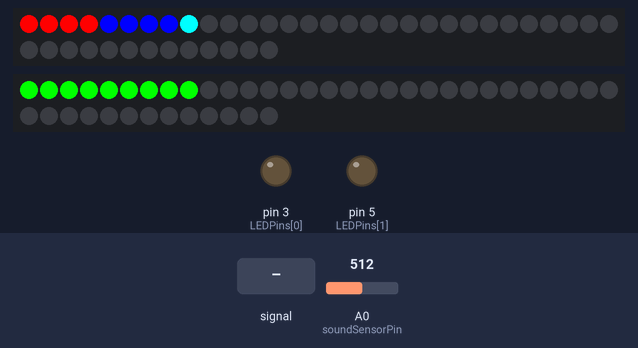
The sketch below on a simulated Arduino Uno, built with avr-gcc and run on an emulated ATmega328P. On the bench: 2 × 43 RGB LEDs in strip order, left to right, continuing on the next row, output pins drawn as LEDs (lit = HIGH). Inputs (shaded band) come from the test bench; at power-on: A0 (soundSensorPin) = 512. The strip is taken to match the declared colour order.

Above: at 1.2 s.
1.3 s: A0 (soundSensorPin) fed a 2 Hz sine of ±306 counts around its level
At 2.5 s:
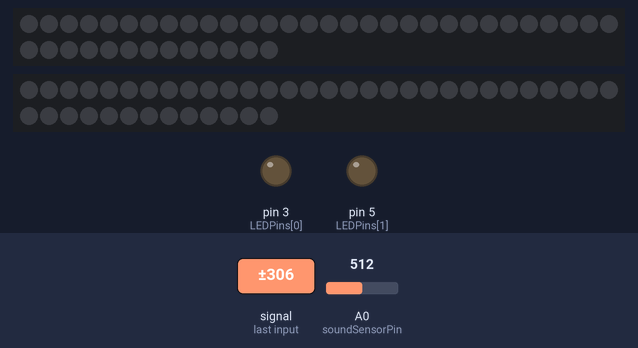
4.2 s: A0 (soundSensorPin) set to 900
At 5.8 s:
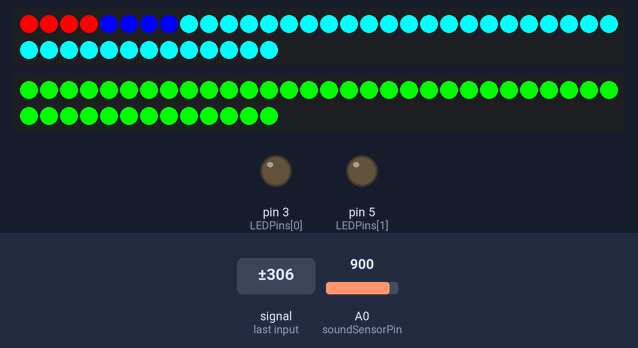
6.1 s: A0 (soundSensorPin) set to 407
7.6 s: A0 (soundSensorPin) set to 387
At 9.1 s:
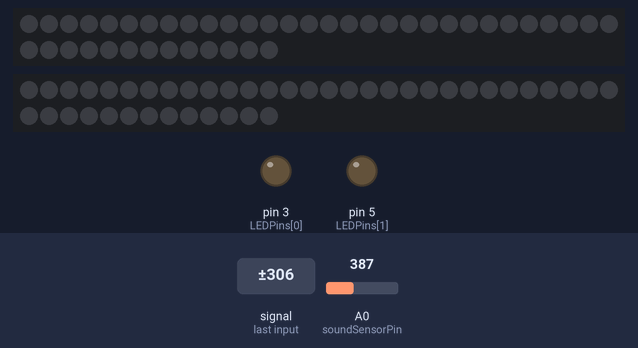
9.4 s: A0 (soundSensorPin) fed a 200 Hz sine of ±255 counts around its level
At 10.3 s:
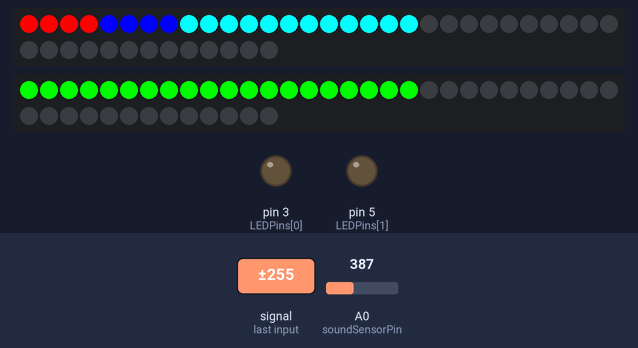
Timing chart, 0 to 12.1 s (numbered marks = the images above; inputs shaded):
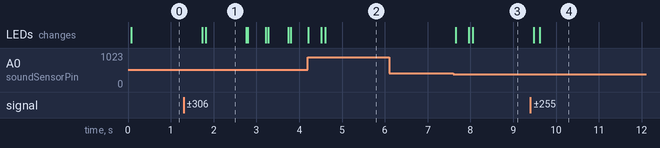

Measured:
- the behaviour switches between 401 and 400 on A0 (soundSensorPin) (found by bisection; images 2 and 3)
- after the input at 1.3 s, the LEDs: first change after 0.44 s (image 1 shows a later state)
- after the input at 6.1 s, every drawn part: stays the same
- after the input at 7.6 s, the LEDs: first change after 0.06 s (image 3 shows a later state)
- after the input at 9.4 s, the LEDs: first change after 0.08 s (image 4 shows a later state)

The sketch:

light-strap.ino
```cpp
// Simple NeoPixel test.  Lights just a few pixels at a time so a
// 1m strip can safely be powered from Arduino 5V pin.  Arduino
// may nonetheless hiccup when LEDs are first connected and not
// accept code.  So upload code first, unplug USB, connect pixels
// to GND FIRST, then +5V and digital pin 6, then re-plug USB.
// A working strip will show a few pixels moving down the line,
// cycling between red, green and blue.  If you get no response,
// might be connected to wrong end of strip (the end wires, if
// any, are no indication -- look instead for the data direction
// arrows printed on the strip).

#include <Adafruit_NeoPixel.h>

#ifdef __AVR__
  #include <avr/power.h>
#endif

#define PIN      6
#define PIN2     7
//#define N_LEDS 25
#define N_LEDS 43

Adafruit_NeoPixel strip = Adafruit_NeoPixel(N_LEDS, PIN, NEO_RGBW + NEO_KHZ800);
Adafruit_NeoPixel strip2 = Adafruit_NeoPixel(N_LEDS, PIN2, NEO_RGBW + NEO_KHZ800);

//AudioFrequencyMeter meter;

int soundSensorPin=A0;
int soundReading=0;
int soundThreshold=400;
int intensity[3]={0,0,0};
int LEDPins[3] = {3,5,6};
int numberOfPins=3;
int currentPin=0;
int fadeCounter=0;
int fadeDelay=50;

int belowCounter = 0;
int overCounter = 0;

void setup() {

   #if defined (__AVR_ATtiny85__)
    if (F_CPU == 16000000) clock_prescale_set(clock_div_1);
  #endif

  pinMode(soundSensorPin, INPUT);

  for(int i=0; i<numberOfPins;i++){
      pinMode(LEDPins[i],OUTPUT);
  }

  Serial.begin(9600);

  strip.begin();
  strip.show();

  strip2.begin();
  strip2.show();
//    meter.setBandwidth(70.00, 1500);    // Ignore frequency out of this range
//  meter.begin(A0, 960000);
}

void loop() {
//  delay(10);
   soundReading=analogRead(soundSensorPin);
  if(soundReading > soundThreshold){
     overCounter++;
     if(overCounter > 50){
      soundReading=remap(soundReading, soundThreshold, 900,0, N_LEDS);
      showTheLight(soundReading);
      belowCounter = 0;
      overCounter = 0;
     }
  }else{
    // check if the
      belowCounter++;
      if(belowCounter > 350){
        goDown();
        belowCounter = 0;
      }
   }
}

void showTheLight(uint16_t soundReading){
  // now process it to 0 to 120

  if(soundReading >N_LEDS){
    soundReading = N_LEDS;
  }


  for(uint16_t i=0; i<soundReading; i++){
    //go for the last first this time

    uint32_t theColor = strip.Color(255, 0, 0);

    //TODO: split this to 3 states
    if(i > 3 && i <= 7){
        theColor = strip.Color(0, 0, 255);
    }else if( i > 7){
        theColor = strip.Color(0,255,255);
    }

    strip.setPixelColor(i,theColor);
    strip.show();

    strip2.setPixelColor(i,strip2.Color(0, 255, 0));
    strip2.show();

    delay(3);
  }
//   goDown();
}


static float remap(float x, float oMin, float oMax, float nMin, float nMax ){

    //range check
    if( oMin == oMax) {
        //std::cout<< "Warning: Zero input range";
        return -1;    }

    if( nMin == nMax){
        //std::cout<<"Warning: Zero output range";
        return -1;        }

    //check reversed input range
    bool reverseInput = false;
    float oldMin = min( oMin, oMax );
    float oldMax = max( oMin, oMax );
    if (oldMin == oMin)
        reverseInput = true;

    //check reversed output range
    bool reverseOutput = false;
    float newMin = min( nMin, nMax );
    float newMax = max( nMin, nMax );
    if (newMin == nMin)
        reverseOutput = true;

    float portion = (x-oldMin)*(newMax-newMin)/(oldMax-oldMin);
    if (reverseInput)
        portion = (oldMax-x)*(newMax-newMin)/(oldMax-oldMin);

    float result = portion + newMin;
    if (reverseOutput)
        result = newMax - portion;

    return result;
}
static void goDown(){
  for(uint16_t i=0; i<=N_LEDS; i++){
    //go for the last first this time
    strip.setPixelColor(N_LEDS - i,0); // turn  if off
    strip.show();

    strip2.setPixelColor(N_LEDS - i,0); // turn  if off
    strip2.show();
    delay(5);
  }
}
//
static void goUp(uint32_t c) {
  for(uint16_t i=0; i<N_LEDS; i++) {
      strip.setPixelColor(i  ,c); // Draw new pixel
//      strip.setPixelColor(i-4, 0); // Erase pixel a few steps back
      strip.show();
      delay(15);
  }
}
```
